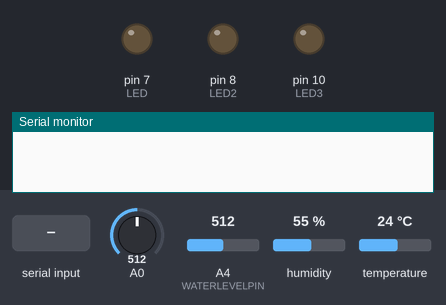
Simulated run of this sketch. Board: Arduino Uno, built with avr-gcc and run on an emulated ATmega328P. Parts: output pins drawn as LEDs (lit = HIGH), the last lines printed to the serial monitor. Inputs (shaded band) come from the test bench; at power-on: A0 = 512, A4 (WATERLEVELPIN) = 512, humidity 55 %, temperature 24 °C.

Above: at 1.2 s.
1.3 s: "4\n" received over Serial
At 2.4 s:
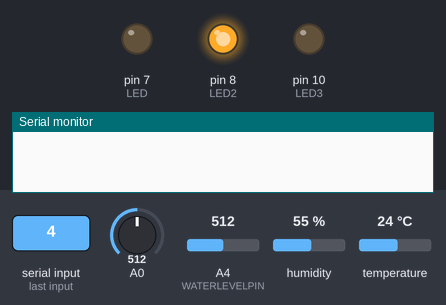
2.8 s: "2\n" received over Serial
At 3.5 s:
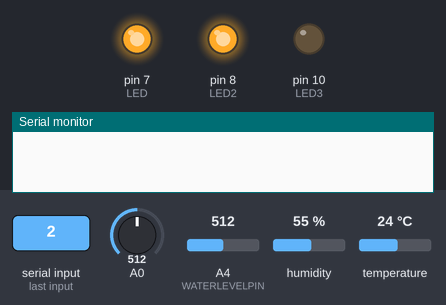
4.3 s: "3\n" received over Serial
At 4.7 s:
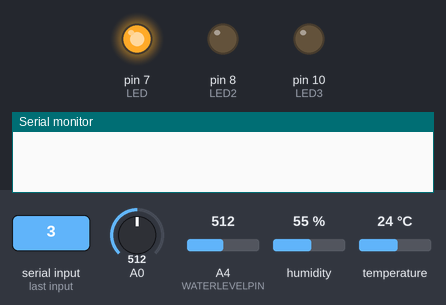
5.8 s: "1\n" received over Serial
At 7.0 s:
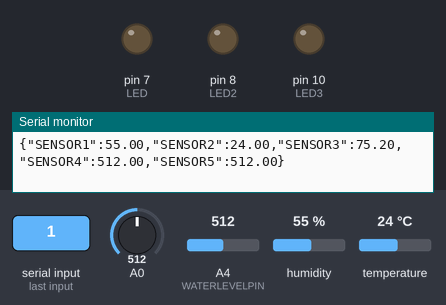
Timing chart, 0 to 8.3 s (numbered marks = the images above; inputs shaded):
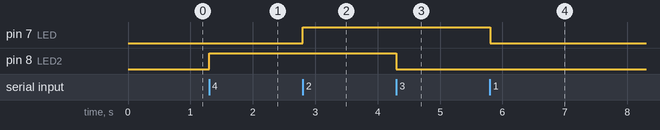

Measured:
- after the input at 1.3 s, pin 8 (LED2): LOW → HIGH at once
- after the input at 2.8 s, pin 7 (LED): LOW → HIGH at once
- after the input at 4.3 s, pin 8 (LED2): HIGH → LOW at once
- after the input at 5.8 s, pin 7 (LED): HIGH → LOW at once

The sketch:

mainprojekt.ino
```cpp
#include "DHT.h"

#define DHTPIN 2
#define DHTTYPE  DHT11
#define LED 7
#define LED2 8
#define LED3 10
#define WATERLEVELPIN A4

DHT dht(DHTPIN, DHTTYPE);

unsigned long interval = 50, getdatafromDHT = 0, getdatafromsonicsensor = 0, printdatatomonitor = 0, uploaddatatofirebase = 0, getdatafromwatersensor = 0, state = 0;
unsigned long actual = 0, old = 0;

byte led;

struct dhtsensorstruct {
  float humi;
  float tempC;
  float tempF;
};

struct sonicsensorstruct {
  float currentnoiselevel;
};

struct watersensorstruct {
  float waterlevel;
};


dhtsensorstruct dhtsensor{0,0,0};
sonicsensorstruct sonicsensor{0};
watersensorstruct watersensor{0};

void setup() {
  Serial.begin(9600);
  dht.begin(); // initialize the sensor
  pinMode(LED , OUTPUT);
  pinMode(LED2 , OUTPUT);
  pinMode(LED3 , OUTPUT);
}

void loop() {

 actual = millis();
 if (actual >= old + interval) {
    old = actual;
    /*if (old > getdatafromsensors + 2000) {
      getdatafromsensors = old;
      state = 1;
      }*/
    if (old > printdatatomonitor + 5000) {
      printdatatomonitor = old;
      state = 1;
    }
    if (old > uploaddatatofirebase + 10000) {
      uploaddatatofirebase = old;
      state = 3;
    }
 }
  switch (state) {
      case 0:
        if (Serial.available()){
         led = Serial.parseInt();

         if(led == 4){
           digitalWrite(LED2 , HIGH);
          }

           if(led == 3){
           digitalWrite(LED2 , LOW);
          }
         if(led == 2){
           digitalWrite(LED , HIGH);
          }

           if(led == 1){
           digitalWrite(LED , LOW);
          }
        }
        if (actual > getdatafromDHT + 2000) {
          getdatafromDHT = actual;
          dhtsensorfunction();
        }

        if (actual > getdatafromwatersensor + 100) {
          getdatafromwatersensor = actual;
          waterlevelread();
        }

         if (actual > getdatafromsonicsensor + 200) {
          getdatafromsonicsensor = actual;
          sonicsensorread();
        }

        break;

      case 1:
        state = 0;

        printdata();
        /*thing.handle();*/
        break;

      default:
        break;
    }
}

void printdata(){
    Serial.print("{\"SENSOR1\":");
    Serial.print(dhtsensor.humi);
    Serial.print(",\"SENSOR2\":");
    Serial.print(dhtsensor.tempC);
    Serial.print(",\"SENSOR3\":");
    Serial.print(dhtsensor.tempF);
    Serial.print(",\"SENSOR4\":");
    Serial.print(sonicsensor.currentnoiselevel);
    Serial.print(",\"SENSOR5\":");
    Serial.print(watersensor.waterlevel);
    Serial.println("}");
  }

void waterlevelread(){
  watersensor.waterlevel = analogRead(A4);
  }

void sonicsensorread(){
  sonicsensor.currentnoiselevel = analogRead(A0);
  }

void dhtsensorfunction(){

  //read humidity
  dhtsensor.humi  = dht.readHumidity();
  //read temperature in celsius
  dhtsensor.tempC = dht.readTemperature();
  //read temperature in fahrenheit
  dhtsensor.tempF = dht.readTemperature(true);

  // check if any reads failed
  if (isnan(dhtsensor.humi) || isnan(dhtsensor.tempC) || isnan(dhtsensor.tempF)) {
    Serial.println("Failed to read from DHT sensor!");
  }
}
```
